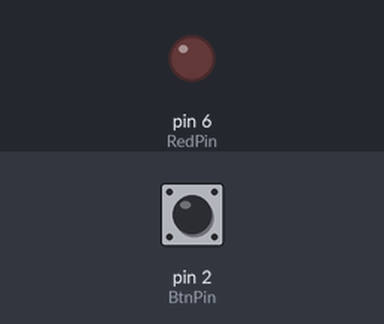
Bench run of a sketch on a simulated Arduino Uno, built with avr-gcc and run on an emulated ATmega328P. Parts: output pins drawn as LEDs (lit = HIGH). The inputs (shaded band) are chosen by the test bench; at power-on: pin 2 (BtnPin) HIGH. What the sketch prints to the serial monitor is not drawn.

Above: at 1.2 s.
1.3 s: pin 2 (BtnPin) pulled LOW for 0.15 s
At 2.0 s:
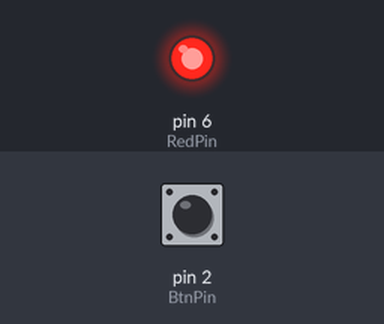
2.9 s: pin 2 (BtnPin) pulled LOW for 1 s
At 4.4 s:
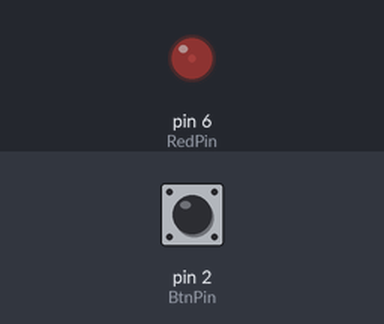
5.8 s: pin 2 (BtnPin) pulled LOW for 0.15 s
At 6.47 s:
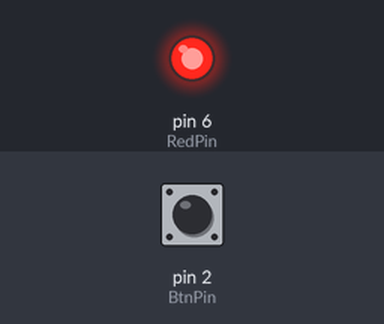
8.9 s: pin 2 (BtnPin) pulsed LOW 5 times (0.12 s each, 0.3 s apart)
13.4 s: pin 2 (BtnPin) driven LOW
16.4 s: pin 2 (BtnPin) driven HIGH
At 17.5 s:
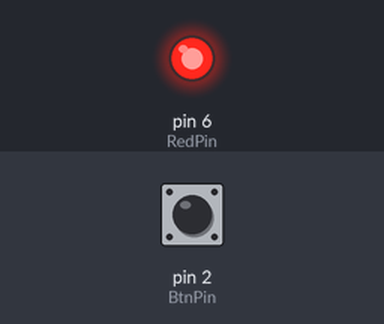
Timing chart, 0 to 19.4 s (numbered marks = the images above; inputs shaded):
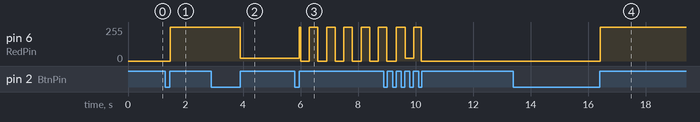

Measured:
- after the input at 1.3 s, pin 6 (RedPin): 0/255 → 255/255 after 0.16 s
- after the input at 2.9 s, pin 6 (RedPin): 255/255 → 20/255 after 1.0 s
- after the input at 5.8 s, pin 6 (RedPin): 20/255 → 255/255 after 0.16 s, then repeats every 0.60 s: 0/255 0.30 s, 255/255 0.30 s
- after the input at 16.4 s, pin 6 (RedPin): 0/255 → 255/255 at once

The sketch:

button_switch.ino
```cpp
#define BtnPin 2
#define RedPin 6
boolean btnState;
unsigned int switchCount = 0;
unsigned int stateChangeCount = 0;

void setup() {
  Serial.begin(115200);
  pinMode(BtnPin,INPUT_PULLUP);
  pinMode(RedPin,OUTPUT);
  btnState = digitalRead(BtnPin);
}

void loop() {
  boolean nowState = digitalRead(BtnPin);
  if (btnState != nowState) {
    delay(10);
    if (nowState == digitalRead(BtnPin)) {
      btnState = nowState;
      stateChangeCount++;
      switch (stateChangeCount % 2) {
        case 0:
          switchCount++;
          break;
      }
    }
  }
  switch (switchCount%4){
    case 0 :
      Serial.println("關燈檔位");
      digitalWrite(RedPin,LOW);
      break;
    case 1:
      digitalWrite(RedPin,HIGH);
      Serial.println("高亮度檔位");
      break;
    case 2:
      analogWrite(RedPin,20);
      Serial.println("低亮度檔位");
      break;
    case 3:
      Serial.println("閃爍檔位");
      unsigned long currentTime = millis();
      if((currentTime%600)>=300){
        digitalWrite(RedPin,HIGH);
      }else{
        digitalWrite(RedPin,LOW);
      }
      break;
  }
}
```
